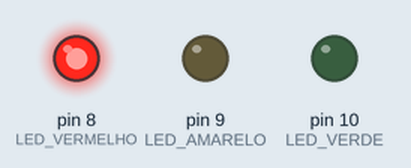
A sketch run on a simulated Arduino Uno, built with avr-gcc and run on an emulated ATmega328P. Parts: output pins drawn as LEDs (lit = HIGH).

Above: at 0.5 s.
At 10.5 s:
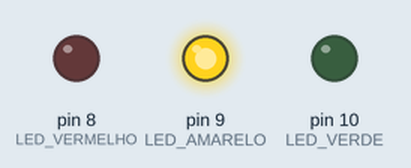
At 22.5 s:
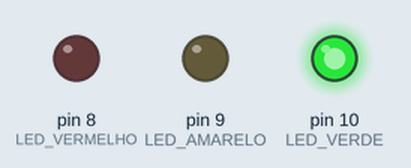
At 45.5 s:
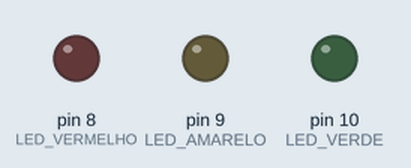
Timing chart, 0 to 46.8 s (numbered marks = the images above):
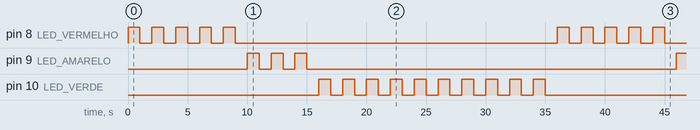

Measured:
- by itself, pin 8 (LED_VERMELHO): repeats every 36.0 s: 4 × (LOW 1.0 s, HIGH 1.0 s), LOW 27.0 s, HIGH 1.0 s
- by itself, pin 9 (LED_AMARELO): repeats every 36.0 s: 2 × (LOW 1.0 s, HIGH 1.0 s), LOW 31.0 s, HIGH 1.0 s
- by itself, pin 10 (LED_VERDE): repeats every 36.0 s: 9 × (LOW 1.0 s, HIGH 1.0 s), LOW 17.0 s, HIGH 1.0 s

The sketch:

semaforo3-for.ino
```cpp
/*
 * Author: Edvonaldo Horácio (edvonaldo.santos@ifal.edu.br)
 * Data: 25/06/2025
 * Descrição: Este programa é a implementação de um semáforo
 * usando Arduino UNO
*/

#define TEMPO_ON_VERMELHO 1000
#define TEMPO_ON_AMARELO 1000
#define TEMPO_ON_VERDE 1000

#define LED_VERMELHO 8// Definindo LED_VERMELHO como 8
#define LED_AMARELO 9// Definindo LED_AMARELO como 9
#define LED_VERDE 10// Definindo LED_VERDE como 10

/**!
 * @apresentacao Função setup
 *
 *
 * @parametro
 * @retval
 */
void setup()
{
  pinMode(LED_VERMELHO, OUTPUT);// Led vermelho
  pinMode(LED_AMARELO, OUTPUT);// Led amarelo
  pinMode(LED_VERDE, OUTPUT);// Led verde
}


/**!
 * @apresentacao Função loop
 *
 * Esta função executa as instruções que o
 * arduino irá executar. Equivale a main do C++
 *
 * @parametro
 * @retval
 */
void loop()
{
  int i;

  for(i = 0; i < 5; ++i)
  {
    digitalWrite(LED_VERMELHO, HIGH);
    delay(TEMPO_ON_VERMELHO);
    digitalWrite(LED_VERMELHO, LOW);
    delay(1000);
  }

  for(i = 0; i < 3; ++i)
  {
    digitalWrite(LED_AMARELO, HIGH);
    delay(TEMPO_ON_AMARELO);
    digitalWrite(LED_AMARELO, LOW);
    delay(1000);
  }

  for(i = 0; i < 10; ++i)
  {
    digitalWrite(LED_VERDE, HIGH);
    delay(TEMPO_ON_VERDE);
    digitalWrite(LED_VERDE, LOW);
    delay(1000);
  }
}
```
